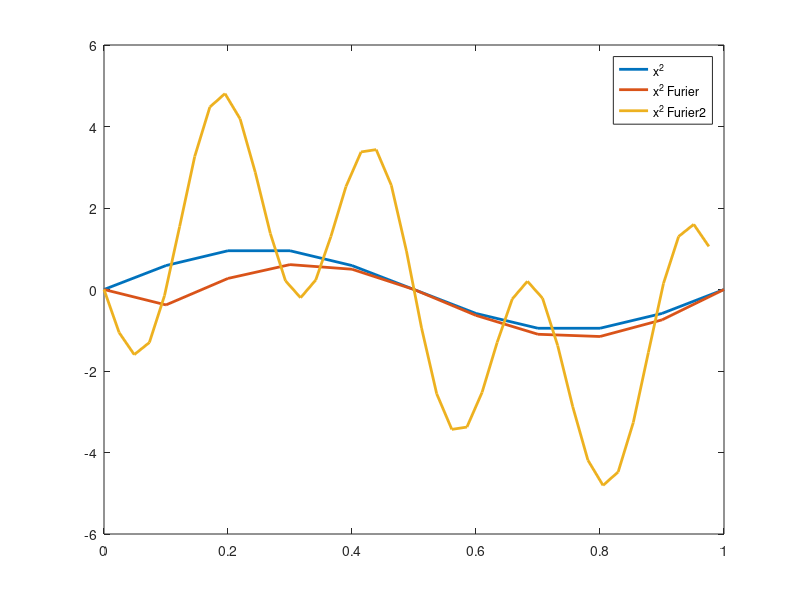
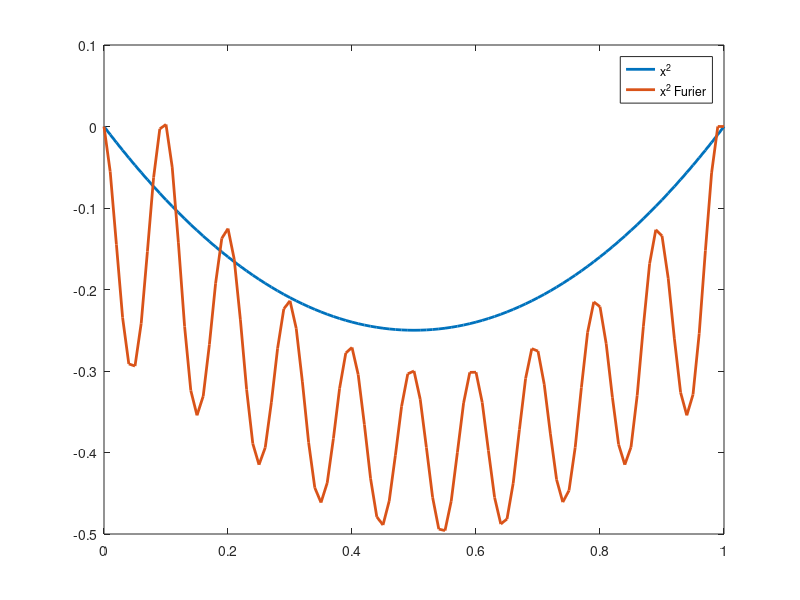

These figures' MATLAB source, in order:

xs = (0:0.1:1); 


dfs5 = @(x, fa) imag(fa(1))*sin(2*pi*0*x) + real(fa(1))*cos(2*pi*0*x) + imag(fa(2))*sin(2*pi*1*x) + real(fa(2))*cos(2*pi*1*x) + imag(fa(3))*sin(2*pi*2*x) + real(fa(3))*cos(2*pi*2*x) + imag(fa(4))*sin(2*pi*3*x) + real(fa(4))*cos(2*pi*3*x) + imag(fa(5))*sin(2*pi*4*x) + real(fa(5))*cos(2*pi*4*x);



function res = discreteFurier (xs)
  res = 0;
  for n = 0:1:nPoints
    res = res + sin(2*pi*n*x);
  end
  res;
endfunction

function res = fserie(x, fftx)
  res = 0;
  nPoints = length(fftx);
  for n = 1:1:nPoints
    n
    res = res + real(fftx(1,n)) .* (cos(2*pi*(n-1)*x)) + imag(fftx(1,n)) .* sin(2*pi*(n-1)*x);
  end
  res;
endfunction

function res = fourier(x, fxfft)
  dff = fxfft(1:length(fxfft)/2-1) ;
  dff = fxfft;
  nPoints = length(dff);
  sines = zeros(nPoints, length(x));
  cosines = zeros(nPoints, length(x));
  for n = 0:1:nPoints-1
    n;
    i = n+1;
    sines(i, :) = sin(2*pi*n*x);
    cosines(i, :) = cos(2*pi*n*x);
  end
  
%  for m = (round(-nPoints/2)+1):1:-1
%    m;
%    i = nPoints + m + 1;
%    sines(i,:) = sin(2*pi*m*x);
%    cosines(i,:) = cos(2*pi*m*x);
%  end
    
  res = cosines' * real(dff*2/nPoints)' +  sines' * imag(dff*2/nPoints)';
endfunction

%xsSquareFft = fft(xs.^2)


figure
plot(
  xs, sin(2*pi*xs), "linewidth", 2, 
  xs, -fourier(xs, fft(sin(2*pi*xs))), "linewidth", 2,
  (0:40)/41, -dfs5((0:40)/41, fft(sin(2*pi*((0:4)/5)))), "linewidth", 2
);
legend("x^2", "x^2 Furier", "x^2 Furier2");
figure
xs2 = 0:0.01:1;
plot(
  xs2, xs2.*(xs2-1), "linewidth", 2 ,
  xs2, fourier(xs2, fft(xs.*(xs-1))), "linewidth", 2
);
legend("x^2", "x^2 Furier", "x^2 Furier2");
